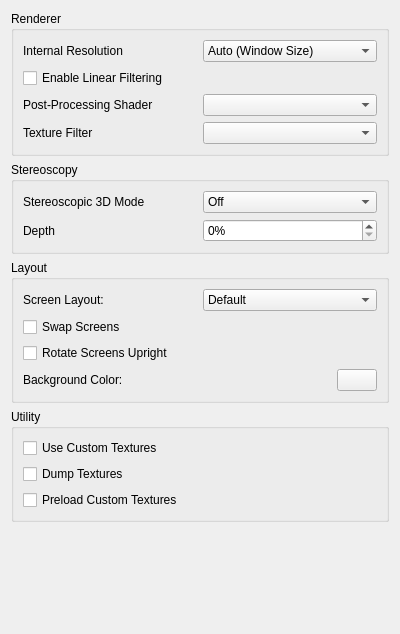
<?xml version="1.0" encoding="UTF-8"?>
<ui version="4.0">
 <class>ConfigureEnhancements</class>
 <widget class="QWidget" name="ConfigureEnhancements">
  <property name="geometry">
   <rect>
    <x>0</x>
    <y>0</y>
    <width>400</width>
    <height>634</height>
   </rect>
  </property>
  <property name="minimumSize">
   <size>
    <width>0</width>
    <height>0</height>
   </size>
  </property>
  <property name="windowTitle">
   <string>Form</string>
  </property>
  <layout class="QVBoxLayout" name="verticalLayout">
   <item>
    <widget class="QGroupBox" name="rendererBox">
     <property name="title">
      <string>Renderer</string>
     </property>
     <layout class="QVBoxLayout" name="verticalLayout_6">
      <item>
       <layout class="QHBoxLayout" name="horizontalLayout">
        <item>
         <widget class="QLabel" name="label">
          <property name="text">
           <string>Internal Resolution</string>
          </property>
         </widget>
        </item>
        <item>
         <widget class="QComboBox" name="resolution_factor_combobox">
          <item>
           <property name="text">
            <string>Auto (Window Size)</string>
           </property>
          </item>
          <item>
           <property name="text">
            <string>Native (400x240)</string>
           </property>
          </item>
          <item>
           <property name="text">
            <string>2x Native (800x480)</string>
           </property>
          </item>
          <item>
           <property name="text">
            <string>3x Native (1200x720)</string>
           </property>
          </item>
          <item>
           <property name="text">
            <string>4x Native (1600x960)</string>
           </property>
          </item>
          <item>
           <property name="text">
            <string>5x Native (2000x1200)</string>
           </property>
          </item>
          <item>
           <property name="text">
            <string>6x Native (2400x1440)</string>
           </property>
          </item>
          <item>
           <property name="text">
            <string>7x Native (2800x1680)</string>
           </property>
          </item>
          <item>
           <property name="text">
            <string>8x Native (3200x1920)</string>
           </property>
          </item>
          <item>
           <property name="text">
            <string>9x Native (3600x2160)</string>
           </property>
          </item>
          <item>
           <property name="text">
            <string>10x Native (4000x2400)</string>
           </property>
          </item>
         </widget>
        </item>
       </layout>
      </item>
      <item>
       <widget class="QCheckBox" name="toggle_linear_filter">
        <property name="text">
         <string>Enable Linear Filtering</string>
        </property>
       </widget>
      </item>
      <item>
       <layout class="QHBoxLayout" name="horizontalLayout_11">
        <item>
         <widget class="QLabel" name="label_2">
          <property name="text">
           <string>Post-Processing Shader</string>
          </property>
         </widget>
        </item>
        <item>
         <widget class="QComboBox" name="shader_combobox"/>
        </item>
       </layout>
      </item>
      <item>
       <layout class="QHBoxLayout" name="horizontalLayout_3">
        <item>
         <widget class="QLabel" name="label_5">
          <property name="text">
           <string>Texture Filter</string>
          </property>
         </widget>
        </item>
        <item>
         <widget class="QComboBox" name="texture_filter_combobox"/>
        </item>
       </layout>
      </item>
     </layout>
    </widget>
   </item>
   <item>
    <widget class="QGroupBox" name="groupBox">
     <property name="title">
      <string>Stereoscopy</string>
     </property>
     <layout class="QVBoxLayout" name="verticalLayout_4">
      <item>
       <layout class="QHBoxLayout" name="horizontalLayout_5">
        <item>
         <widget class="QLabel" name="label_4">
          <property name="text">
           <string>Stereoscopic 3D Mode</string>
          </property>
         </widget>
        </item>
        <item>
         <widget class="QComboBox" name="render_3d_combobox">
          <item>
           <property name="text">
            <string>Off</string>
           </property>
          </item>
          <item>
           <property name="text">
            <string>Side by Side</string>
           </property>
          </item>
          <item>
           <property name="text">
            <string>Anaglyph</string>
           </property>
          </item>
          <item>
           <property name="text">
            <string>Interlaced</string>
           </property>
          </item>
          <item>
           <property name="text">
            <string>Reverse Interlaced</string>
           </property>
          </item>
         </widget>
        </item>
       </layout>
      </item>
      <item>
       <layout class="QHBoxLayout" name="horizontalLayout_7">
        <item>
         <widget class="QLabel" name="label_3">
          <property name="text">
           <string>Depth</string>
          </property>
         </widget>
        </item>
        <item>
         <widget class="QSpinBox" name="factor_3d">
          <property name="suffix">
           <string>%</string>
          </property>
          <property name="minimum">
           <number>0</number>
          </property>
          <property name="maximum">
           <number>100</number>
          </property>
          <property name="value">
           <number>0</number>
          </property>
         </widget>
        </item>
       </layout>
      </item>
     </layout>
    </widget>
   </item>
   <item>
    <widget class="QGroupBox" name="layoutBox">
     <property name="title">
      <string>Layout</string>
     </property>
     <layout class="QVBoxLayout" name="verticalLayout_3">
      <item>
       <layout class="QHBoxLayout" name="horizontalLayout_4">
        <item>
         <widget class="QLabel" name="label1">
          <property name="text">
           <string>Screen Layout:</string>
          </property>
         </widget>
        </item>
        <item>
         <widget class="QComboBox" name="layout_combobox">
          <item>
           <property name="text">
            <string>Default</string>
           </property>
          </item>
          <item>
           <property name="text">
            <string>Single Screen</string>
           </property>
          </item>
          <item>
           <property name="text">
            <string>Large Screen</string>
           </property>
          </item>
          <item>
           <property name="text">
            <string>Side by Side</string>
           </property>
          </item>
          <item>
           <property name="text">
            <string>Separate Windows</string>
           </property>
          </item>
         </widget>
        </item>
       </layout>
      </item>
      <item>
       <widget class="QCheckBox" name="swap_screen">
        <property name="text">
         <string>Swap Screens</string>
        </property>
       </widget>
      </item>
      <item>
       <widget class="QCheckBox" name="upright_screen">
        <property name="text">
         <string>Rotate Screens Upright</string>
        </property>
       </widget>
      </item>
      <item>
       <layout class="QHBoxLayout" name="horizontalLayout_6">
        <item>
         <widget class="QLabel" name="bg_label">
          <property name="text">
           <string>Background Color:</string>
          </property>
         </widget>
        </item>
        <item>
         <widget class="QPushButton" name="bg_button">
          <property name="maximumSize">
           <size>
            <width>40</width>
            <height>16777215</height>
           </size>
          </property>
         </widget>
        </item>
       </layout>
      </item>
     </layout>
    </widget>
   </item>
   <item>
    <widget class="QGroupBox" name="utilityBox">
     <property name="title">
      <string>Utility</string>
     </property>
     <layout class="QVBoxLayout" name="verticalLayout_8">
      <item>
       <widget class="QCheckBox" name="toggle_custom_textures">
        <property name="toolTip">
         <string>&lt;html&gt;&lt;head/&gt;&lt;body&gt;&lt;p&gt;Replace textures with PNG files.&lt;/p&gt;&lt;p&gt;Textures are loaded from load/textures/[Title ID]/.&lt;/p&gt;&lt;/body&gt;&lt;/html&gt;</string>
        </property>
        <property name="text">
         <string>Use Custom Textures</string>
        </property>
       </widget>
      </item>
      <item>
       <widget class="QCheckBox" name="toggle_dump_textures">
        <property name="toolTip">
         <string>&lt;html&gt;&lt;head/&gt;&lt;body&gt;&lt;p&gt;Dump textures to PNG files.&lt;/p&gt;&lt;p&gt;Textures are dumped to dump/textures/[Title ID]/.&lt;/p&gt;&lt;/body&gt;&lt;/html&gt;</string>
        </property>
        <property name="text">
         <string>Dump Textures</string>
        </property>
       </widget>
      </item>
      <item>
       <widget class="QCheckBox" name="toggle_preload_textures">
        <property name="toolTip">
         <string>&lt;html&gt;&lt;head/&gt;&lt;body&gt;&lt;p&gt;Load all custom textures into memory on boot, instead of loading them when the game requires them.&lt;/p&gt;&lt;/body&gt;&lt;/html&gt;</string>
        </property>
        <property name="text">
         <string>Preload Custom Textures</string>
        </property>
       </widget>
      </item>
     </layout>
    </widget>
   </item>
   <item>
    <spacer name="verticalSpacer">
     <property name="orientation">
      <enum>Qt::Vertical</enum>
     </property>
     <property name="sizeHint" stdset="0">
      <size>
       <width>20</width>
       <height>165</height>
      </size>
     </property>
    </spacer>
   </item>
  </layout>
 </widget>
 <tabstops>
  <tabstop>resolution_factor_combobox</tabstop>
  <tabstop>toggle_linear_filter</tabstop>
  <tabstop>shader_combobox</tabstop>
  <tabstop>texture_filter_combobox</tabstop>
  <tabstop>render_3d_combobox</tabstop>
  <tabstop>factor_3d</tabstop>
  <tabstop>layout_combobox</tabstop>
  <tabstop>swap_screen</tabstop>
  <tabstop>upright_screen</tabstop>
  <tabstop>bg_button</tabstop>
  <tabstop>toggle_custom_textures</tabstop>
  <tabstop>toggle_dump_textures</tabstop>
  <tabstop>toggle_preload_textures</tabstop>
 </tabstops>
 <resources/>
 <connections/>
</ui>
